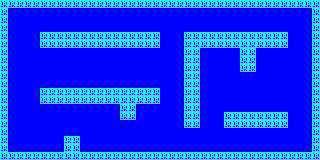

This is a level from a 2D game, rendered from its Tiled map with the project's own tilesets. A one-line summary and the complete map file follow:
An orthogonal 40x20 tile map with 8x8 px tiles, 1 tile layer (Capa de patrones 1).

<map version="1.2" tiledversion="1.3.3" orientation="orthogonal" renderorder="right-down" width="40" height="20" tilewidth="8" tileheight="8" infinite="0" nextlayerid="2" nextobjectid="1">
 <tileset firstgid="1" source="tiles.tsx" />
 <layer id="1" name="Capa de patrones 1" width="40" height="20">
  <data encoding="csv">
2,2,2,2,2,2,2,2,2,2,2,2,2,2,2,2,2,2,2,2,2,2,2,2,2,2,2,2,2,2,2,2,2,2,2,2,2,2,2,2,
2,1,1,1,1,1,1,1,1,1,1,1,1,1,1,1,1,1,1,1,1,1,1,1,1,1,1,1,1,1,1,1,1,1,1,1,1,1,1,2,
2,1,1,1,1,1,1,1,1,1,1,1,1,1,1,1,1,1,1,1,1,1,1,1,1,1,1,1,1,1,1,1,1,1,1,1,1,1,1,2,
2,1,1,1,1,1,1,1,1,1,1,1,1,1,1,1,1,1,1,1,1,1,1,1,1,1,1,1,1,1,1,1,1,1,1,1,1,1,1,2,
2,1,1,1,1,2,2,2,2,2,2,2,2,2,2,2,2,2,2,2,1,1,1,2,2,2,2,2,2,2,2,2,2,2,2,2,1,1,1,2,
2,1,1,1,1,2,2,2,2,2,2,2,2,2,2,2,2,2,2,2,1,1,1,2,2,2,2,2,2,2,2,2,2,2,2,2,1,1,1,2,
2,1,1,1,1,1,1,1,1,1,1,1,1,1,1,1,1,1,1,1,1,1,1,2,2,1,1,1,1,1,2,2,1,1,1,1,1,1,1,2,
2,1,1,1,1,1,1,1,1,1,1,1,1,1,1,1,1,1,1,1,1,1,1,2,2,1,1,1,1,1,2,2,1,1,1,1,1,1,1,2,
2,1,1,1,1,1,1,1,1,1,1,1,1,1,1,1,1,1,1,1,1,1,1,2,2,1,1,1,1,1,2,2,1,1,1,1,1,1,1,2,
2,1,1,1,1,1,1,1,1,1,1,1,1,1,1,1,1,1,1,1,1,1,1,2,2,1,1,1,1,1,1,1,1,1,1,1,1,1,1,2,
2,1,1,1,1,1,1,1,1,1,1,1,1,1,1,1,1,1,1,1,1,1,1,2,2,1,1,1,1,1,1,1,1,1,1,1,1,1,1,2,
2,1,1,1,1,2,2,2,2,2,2,2,2,2,2,2,2,2,2,2,1,1,1,2,2,1,1,1,1,1,1,1,1,1,1,1,1,1,1,2,
2,1,1,1,1,2,2,2,2,2,2,2,2,2,2,2,2,2,2,2,1,1,1,2,2,1,1,1,1,1,1,1,1,1,1,1,1,1,1,2,
2,1,1,1,1,1,1,1,1,1,1,1,1,1,1,2,2,1,1,1,1,1,1,2,2,1,1,1,1,1,1,1,1,1,1,1,1,1,1,2,
2,1,1,1,1,1,1,1,1,1,1,1,1,1,1,2,2,1,1,1,1,1,1,2,2,1,1,1,2,2,2,2,2,2,2,2,1,1,1,2,
2,1,1,1,1,1,1,1,1,1,1,1,1,1,1,1,1,1,1,1,1,1,1,2,2,1,1,1,2,2,2,2,2,2,2,2,1,1,1,2,
2,1,1,1,1,1,1,1,1,1,1,1,1,1,1,1,1,1,1,1,1,1,1,1,1,1,1,1,1,1,1,1,1,1,1,1,1,1,1,2,
2,1,1,1,1,1,1,1,2,2,1,1,1,1,1,1,1,1,1,1,1,1,1,1,1,1,1,1,1,1,1,1,1,1,1,1,1,1,1,2,
2,1,1,1,1,1,1,1,2,2,1,1,1,1,1,1,1,1,1,1,1,1,1,1,1,1,1,1,1,1,1,1,1,1,1,1,1,1,1,2,
2,2,2,2,2,2,2,2,2,2,2,2,2,2,2,2,2,2,2,2,2,2,2,2,2,2,2,2,2,2,2,2,2,2,2,2,2,2,2,2
</data>
 </layer>
</map>
